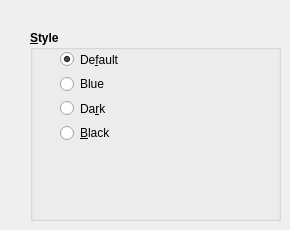
      <widget class="QWidget" name="tabOptions">
       <attribute name="title">
        <string>&amp;Options</string>
       </attribute>
       <widget class="QGroupBox" name="grpProgramStyle">
        <property name="geometry">
         <rect>
          <x>30</x>
          <y>30</y>
          <width>251</width>
          <height>191</height>
         </rect>
        </property>
        <property name="font">
         <font>
          <family>Arial</family>
          <weight>75</weight>
          <bold>true</bold>
         </font>
        </property>
        <property name="title">
         <string>&amp;Style</string>
        </property>
        <widget class="QWidget" name="layoutWidget">
         <property name="geometry">
          <rect>
           <x>30</x>
           <y>20</y>
           <width>95</width>
           <height>92</height>
          </rect>
         </property>
         <layout class="QVBoxLayout" name="verticalLayout_21">
          <item>
           <widget class="QRadioButton" name="rbDefaultStyle">
            <property name="font">
             <font>
              <family>Arial</family>
              <weight>50</weight>
              <bold>false</bold>
             </font>
            </property>
            <property name="text">
             <string>De&amp;fault</string>
            </property>
            <property name="checked">
             <bool>true</bool>
            </property>
           </widget>
          </item>
          <item>
           <widget class="QRadioButton" name="rbBlueStyle">
            <property name="font">
             <font>
              <family>Arial</family>
              <weight>50</weight>
              <bold>false</bold>
             </font>
            </property>
            <property name="text">
             <string>Blue</string>
            </property>
            <property name="checked">
             <bool>false</bool>
            </property>
           </widget>
          </item>
          <item>
           <widget class="QRadioButton" name="rbDarkStyle">
            <property name="font">
             <font>
              <family>Arial</family>
              <weight>50</weight>
              <bold>false</bold>
             </font>
            </property>
            <property name="text">
             <string>Da&amp;rk</string>
            </property>
           </widget>
          </item>
          <item>
           <widget class="QRadioButton" name="rbBlackStyle">
            <property name="enabled">
             <bool>true</bool>
            </property>
            <property name="font">
             <font>
              <family>Arial</family>
              <weight>50</weight>
              <bold>false</bold>
             </font>
            </property>
            <property name="text">
             <string>&amp;Black</string>
            </property>
           </widget>
          </item>
         </layout>
        </widget>
       </widget>
      </widget>
